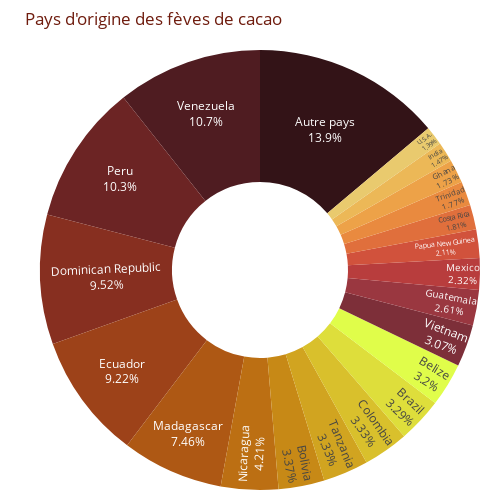

The notebook cell saved with this chart:
### Markdown cell above
## Quels sont les pays producteurs de cacao ? Et quels sont les pays qui produisent le plus de chocolat ?

### Code cell
databis = df.copy()
databis['country_of_bean_origin'] = databis['country_of_bean_origin'].apply(lambda x: x if databis['country_of_bean_origin'].value_counts()[x] > 30 else 'Autre pays')

#On retire Blend (correspondant à un mélange) pour ne pas fausser les données
fig=px.pie(databis[databis['country_of_bean_origin'] != 'Blend'], names='country_of_bean_origin', 
           title='Pays d\'origine des fèves de cacao', hole=0.4, color_discrete_sequence=px.colors.sequential.solar)
fig.update_traces(textposition='inside', textinfo='percent+label')
fig.update_layout(margin=dict(l=40, r=20, t=50, b=10), showlegend=False)
fig.update_layout(plot_bgcolor=background_color, font_color=text_color)

fig.update_layout(width=500, height=500)

fig.show()

### Figure 1 — Plotly figure (JSON) as saved in the notebook; plotly's stock layout.template omitted (floating-point values rounded to 4 significant figures; data arrays with more than 128 entries replaced by an {"elided": "..."} marker saying what was removed)
{"data": [{"domain": {"x": [0, 1], "y": [0, 1]}, "hole": 0.4, "hovertemplate": "country_of_bean_origin=%{label}<extra></extra>", "labels": {"elided": "2374 str values"}, "legendgroup": "", "name": "", "showlegend": true, "textinfo": "percent+label", "textposition": "inside", "type": "pie"}], "layout": {"font": {"color": "#6f1c0e"}, "height": 500, "legend": {"tracegroupgap": 0}, "margin": {"b": 10, "l": 40, "r": 20, "t": 50}, "piecolorway": ["rgb(51, 19, 23)", "rgb(79, 28, 33)", "rgb(108, 36, 36)", "rgb(135, 47, 32)", "rgb(157, 66, 25)", "rgb(174, 88, 20)", "rgb(188, 111, 19)", "rgb(199, 137, 22)", "rgb(209, 164, 32)", "rgb(217, 192, 44)", "rgb(222, 222, 59)", "rgb(224, 253, 74)"], "plot_bgcolor": "#fff7ef", "showlegend": false, "title": {"text": "Pays d'origine des fèves de cacao"}, "width": 500}}
